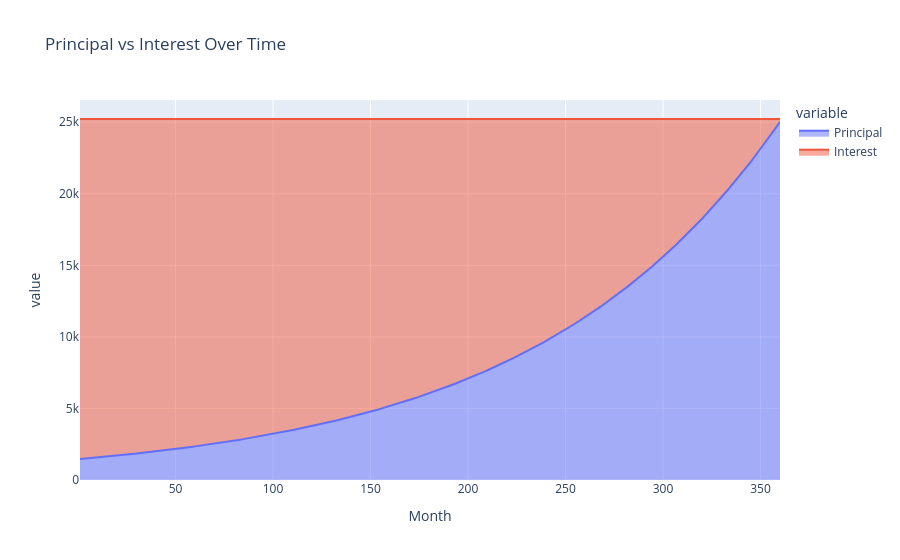

This figure's notebook cell:
### Markdown cell above
We can see **how slowly principal reduces initially**.

Most early EMI goes to **interest**.

### Code cell
# Plot – Interest vs Principal
fig = px.area(
    df,
    x="Month",
    y=["Principal", "Interest"],
    title="Principal vs Interest Over Time"
)

fig.show()

### Figure 1 — Plotly figure (JSON) as saved in the notebook; plotly's stock layout.template omitted (floating-point values rounded to 4 significant figures; data arrays with more than 128 entries replaced by an {"elided": "..."} marker saying what was removed)
{"data": [{"fillpattern": {"shape": ""}, "hovertemplate": "variable=Principal<br>Month=%{x}<br>value=%{y}<extra></extra>", "legendgroup": "Principal", "line": {"color": "#636efa"}, "marker": {"symbol": "circle"}, "mode": "lines", "name": "Principal", "orientation": "v", "showlegend": true, "stackgroup": "1", "type": "scatter", "x": {"elided": "360 int values"}, "xaxis": "x", "y": {"elided": "360 float values"}, "yaxis": "y"}, {"fillpattern": {"shape": ""}, "hovertemplate": "variable=Interest<br>Month=%{x}<br>value=%{y}<extra></extra>", "legendgroup": "Interest", "line": {"color": "#EF553B"}, "marker": {"symbol": "circle"}, "mode": "lines", "name": "Interest", "orientation": "v", "showlegend": true, "stackgroup": "1", "type": "scatter", "x": {"elided": "360 int values"}, "xaxis": "x", "y": {"elided": "360 float values"}, "yaxis": "y"}], "layout": {"legend": {"title": {"text": "variable"}, "tracegroupgap": 0}, "title": {"text": "Principal vs Interest Over Time"}, "xaxis": {"anchor": "y", "domain": [0, 1], "title": {"text": "Month"}}, "yaxis": {"anchor": "x", "domain": [0, 1], "title": {"text": "value"}}}}
